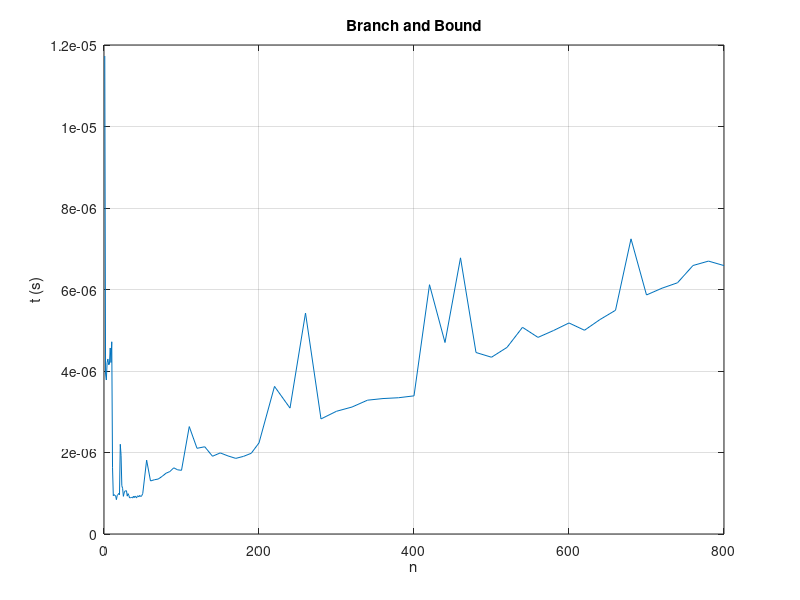
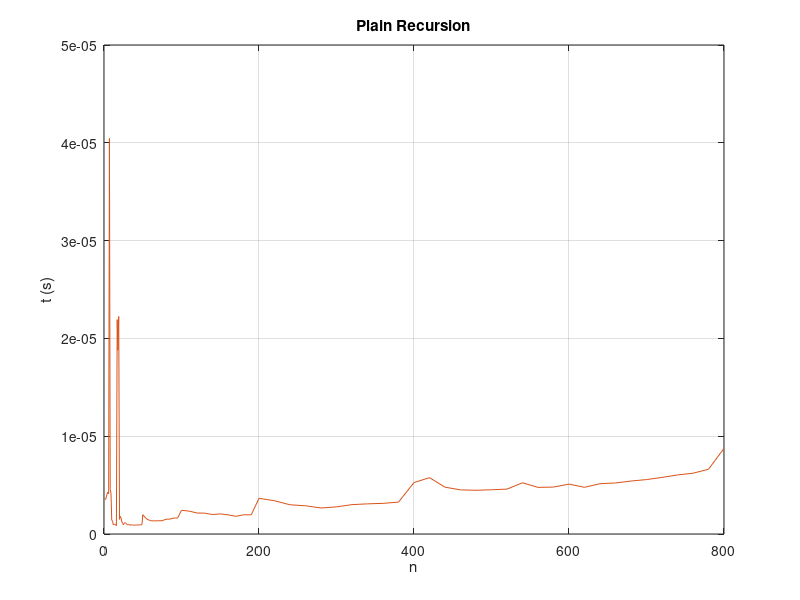
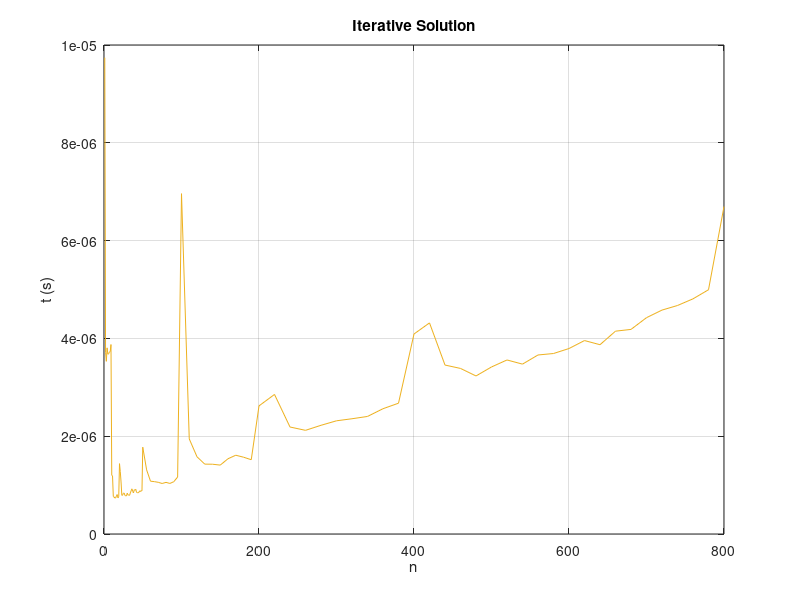
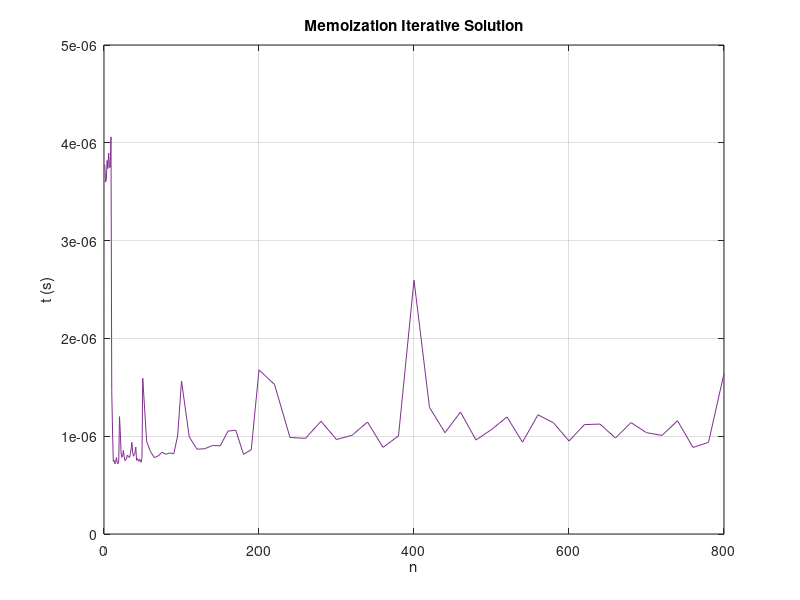

MATLAB code for these plots, in order:
clear
clc

exec_temp_1 = [1.173e-05 3.925e-06 3.779e-06 4.204e-06 4.295e-06 4.151e-06 4.167e-06 4.565e-06 4.208e-06 4.717e-06 1.625e-06 9.390e-07 9.680e-07 9.430e-07 9.410e-07 8.430e-07 9.440e-07 9.660e-07 9.970e-07 9.630e-07 2.202e-06 1.932e-06 1.184e-06 1.123e-06 9.240e-07 1.010e-06 1.053e-06 1.063e-06 1.062e-06 9.290e-07 9.910e-07 9.490e-07 8.850e-07 8.920e-07 8.960e-07 8.980e-07 8.830e-07 9.280e-07 8.930e-07 9.280e-07 9.130e-07 8.830e-07 9.320e-07 9.360e-07 9.120e-07 9.480e-07 9.240e-07 9.210e-07 9.500e-07 9.940e-07 1.813e-06 1.302e-06 1.331e-06 1.349e-06 1.414e-06 1.491e-06 1.533e-06 1.624e-06 1.575e-06 1.563e-06 2.636e-06 2.103e-06 2.141e-06 1.908e-06 1.990e-06 1.916e-06 1.856e-06 1.905e-06 1.981e-06 2.236e-06 3.622e-06 3.090e-06 5.422e-06 2.824e-06 3.012e-06 3.116e-06 3.284e-06 3.324e-06 3.344e-06 3.390e-06 6.118e-06 4.699e-06 6.777e-06 4.454e-06 4.338e-06 4.579e-06 5.072e-06 4.825e-06 4.993e-06 5.179e-06 5.000e-06 5.263e-06 5.490e-06 7.243e-06 5.866e-06 6.032e-06 6.165e-06 6.589e-06 6.697e-06 6.587e-06];
                                                                                                                                                                                                                                                                                                                                                                                                                                                                                                                                                                                                                                                                                                                                                                                                                                                                                                                                                                                                                                                       
exec_temp_2 = [3.617e-06 3.527e-06 3.771e-06 4.098e-06 4.283e-06 4.118e-06 4.044e-05 4.542e-06 4.174e-06 1.400e-06 1.308e-06 9.440e-07 9.890e-07 9.940e-07 9.610e-07 8.460e-07 2.192e-05 1.879e-05 2.224e-05 1.498e-06 1.809e-06 1.651e-06 1.235e-06 1.144e-06 9.470e-07 1.089e-06 1.156e-06 1.127e-06 1.053e-06 9.510e-07 9.820e-07 9.840e-07 8.980e-07 9.100e-07 9.520e-07 9.010e-07 9.260e-07 9.210e-07 8.890e-07 8.960e-07 9.350e-07 9.140e-07 9.120e-07 9.440e-07 9.050e-07 9.260e-07 9.660e-07 9.200e-07 9.600e-07 1.968e-06 1.532e-06 1.358e-06 1.339e-06 1.357e-06 1.358e-06 1.511e-06 1.524e-06 1.631e-06 1.639e-06 2.424e-06 2.341e-06 2.145e-06 2.132e-06 1.990e-06 2.058e-06 1.959e-06 1.809e-06 1.965e-06 1.960e-06 3.650e-06 3.401e-06 2.988e-06 2.885e-06 2.661e-06 2.774e-06 3.004e-06 3.083e-06 3.134e-06 3.261e-06 5.262e-06 5.760e-06 4.788e-06 4.512e-06 4.473e-06 4.522e-06 4.593e-06 5.238e-06 4.767e-06 4.800e-06 5.101e-06 4.775e-06 5.145e-06 5.220e-06 5.415e-06 5.564e-06 5.786e-06 6.038e-06 6.216e-06 6.622e-06 8.749e-06];
                                                                                                                                                                                                                                                                                                                                                                                                                                                                                                                                                                                                                                                                                                                                                                                                                                                                                                                                                                                                                                                       
exec_temp_3 = [9.741e-06 3.716e-06 3.531e-06 3.807e-06 3.676e-06 3.688e-06 3.720e-06 3.730e-06 3.875e-06 1.201e-06 1.188e-06 7.670e-07 7.560e-07 7.390e-07 7.350e-07 7.780e-07 8.070e-07 7.390e-07 7.610e-07 1.439e-06 1.276e-06 1.064e-06 7.900e-07 7.940e-07 8.340e-07 8.380e-07 7.890e-07 7.820e-07 7.790e-07 8.360e-07 7.990e-07 7.950e-07 7.910e-07 8.410e-07 8.830e-07 9.240e-07 8.760e-07 8.390e-07 9.050e-07 8.960e-07 9.140e-07 8.510e-07 8.450e-07 8.440e-07 8.510e-07 8.830e-07 8.680e-07 8.860e-07 8.830e-07 1.776e-06 1.311e-06 1.080e-06 1.071e-06 1.057e-06 1.033e-06 1.056e-06 1.034e-06 1.069e-06 1.165e-06 6.960e-06 1.945e-06 1.579e-06 1.429e-06 1.427e-06 1.409e-06 1.539e-06 1.611e-06 1.571e-06 1.519e-06 2.620e-06 2.854e-06 2.188e-06 2.120e-06 2.223e-06 2.315e-06 2.357e-06 2.404e-06 2.562e-06 2.675e-06 4.090e-06 4.317e-06 3.455e-06 3.386e-06 3.232e-06 3.416e-06 3.559e-06 3.474e-06 3.661e-06 3.691e-06 3.793e-06 3.956e-06 3.871e-06 4.148e-06 4.184e-06 4.424e-06 4.579e-06 4.673e-06 4.809e-06 4.995e-06 6.697e-06];
                                                                                                                                                                                                                                                                                                                                                                                                                                                                                                                                                                                                                                                                                                                                                                                                                                                                                                                                                                                                                                                        
exec_temp_4 = [3.779e-06 3.598e-06 3.624e-06 3.820e-06 3.736e-06 3.895e-06 3.750e-06 3.748e-06 4.060e-06 1.456e-06 1.062e-06 7.420e-07 7.540e-07 7.190e-07 7.380e-07 7.820e-07 7.320e-07 7.180e-07 7.460e-07 1.200e-06 1.048e-06 8.290e-07 7.850e-07 7.920e-07 8.540e-07 7.940e-07 7.500e-07 7.590e-07 7.650e-07 8.050e-07 7.970e-07 7.910e-07 7.820e-07 8.230e-07 8.700e-07 9.370e-07 8.350e-07 7.950e-07 8.140e-07 8.330e-07 8.890e-07 7.530e-07 7.720e-07 7.540e-07 7.430e-07 7.670e-07 7.440e-07 7.330e-07 7.790e-07 1.592e-06 9.470e-07 8.430e-07 7.800e-07 7.990e-07 8.360e-07 8.150e-07 8.290e-07 8.200e-07 1.002e-06 1.564e-06 9.930e-07 8.670e-07 8.720e-07 9.050e-07 9.020e-07 1.052e-06 1.062e-06 8.140e-07 8.620e-07 1.678e-06 1.529e-06 9.870e-07 9.780e-07 1.153e-06 9.660e-07 1.009e-06 1.145e-06 8.860e-07 1.003e-06 2.595e-06 1.294e-06 1.036e-06 1.247e-06 9.610e-07 1.068e-06 1.197e-06 9.390e-07 1.219e-06 1.137e-06 9.510e-07 1.119e-06 1.124e-06 9.810e-07 1.139e-06 1.036e-06 1.008e-06 1.158e-06 8.850e-07 9.370e-07 1.641e-06];
                                                                                                                                                                                                                                                                                                                                                                                                                                                                                                                                                                                                                                                                                                                                                                                                                                                                                                                                                                                                                                                                                                                                                                                                                             
          n = [        1         2         3         4         5         6         7         8         9        10        11        12        13        14        15        16        17        18        19        20        21        22        23        24        25        26        27        28        29        30        31        32        33        34        35        36        37        38        39        40        41        42        43        44        45        46        47        48        49        50        55        60        65        70        75        80        85        90        95       100       110       120       130       140       150       160       170       180       190       200       220       240       260       280       300       320       340       360       380       400       420       440       460       480       500       520       540       560       580       600       620       640       660       680       700       720       740       760       780       800];

figure(1)
plot(n,exec_temp_1,"Color",[0 0.4470 0.7410])
title("Branch and Bound")
xlabel("n")
ylabel("t (s)")
grid on

figure(2)
plot(n,exec_temp_2,"Color",[0.8500 0.3250 0.0980])
title("Plain Recursion")
xlabel("n")
ylabel("t (s)")
grid on

figure(3)
plot(n,exec_temp_3,"Color",[0.9290 0.6940 0.1250])
title("Iterative Solution")
xlabel("n")
ylabel("t (s)")
grid on

figure(4)
plot(n,exec_temp_4,"Color",[0.4940 0.1840 0.5560])
title("Memoization Iterative Solution")
xlabel("n")
ylabel("t (s)")
grid on

figure(5)
plot(n,exec_temp_1,"LineWidth",2,"Color",[0 0.4470 0.7410])
hold on
plot(n,exec_temp_2,"LineWidth",2,"Color",[0.8500 0.3250 0.0980])
plot(n,exec_temp_3,"LineWidth",2,"Color",[0.9290 0.6940 0.1250])
plot(n,exec_temp_4,"LineWidth",2,"Color",[0.4940 0.1840 0.5560])
legend("Branch and Bound recursion","Plain recursion","Iterative Solution","Memoization Iterative Solution")
grid on
xlabel("n")
ylabel("t (s)")
title("Evolution of the execution of each fuction")
hold off

figure(6)
plot(n,log(exec_temp_1),"Color",[0 0.4470 0.7410])
title("Branch and Bound")
xlabel("n")
ylabel("log(t (s))")
grid on

figure(7)
plot(n,log(exec_temp_2),"Color",[0.8500 0.3250 0.0980])
title("Plain Recursion")
xlabel("n")
ylabel("log(t (s))")
grid on

figure(8)
plot(n,log(exec_temp_3),"Color",[0.9290 0.6940 0.1250])
title("Iterative Solution")
xlabel("n")
ylabel("log(t (s))")
grid on

figure(9)
plot(n,log(exec_temp_4),"Color",[0.4940 0.1840 0.5560])
title("Memoization Iterative Solution")
xlabel("n")
ylabel("log(t (s))")
grid on

figure(10)
plot(n,log(exec_temp_1),"LineWidth",2,"Color",[0 0.4470 0.7410])
hold on
plot(n,log(exec_temp_2),"LineWidth",2,"Color",[0.8500 0.3250 0.0980])
plot(n,log(exec_temp_3),"LineWidth",2,"Color",[0.9290 0.6940 0.1250])
plot(n,log(exec_temp_4),"LineWidth",2,"Color",[0.4940 0.1840 0.5560])
legend("Branch and Bound recursion","Plain recursion","Iterative Solution","Memoization Iterative Solution")
grid on
xlabel("n")
ylabel("log(t (s))")
title("Evolution of the execution of each fuction")
hold off